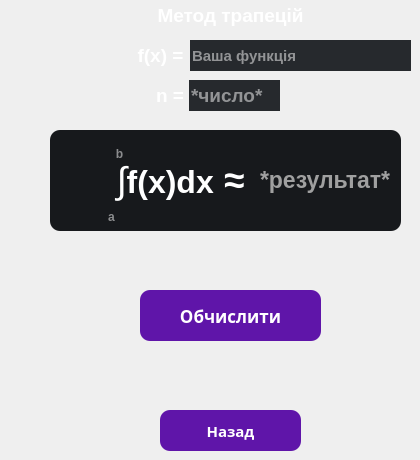
    <widget class="QWidget" name="page_3">
     <widget class="QLabel" name="label_meth3">
      <property name="geometry">
       <rect>
        <x>70</x>
        <y>0</y>
        <width>321</width>
        <height>31</height>
       </rect>
      </property>
      <property name="font">
       <font>
        <family>Segoe UI</family>
        <pointsize>14</pointsize>
        <weight>75</weight>
        <bold>true</bold>
       </font>
      </property>
      <property name="layoutDirection">
       <enum>Qt::LeftToRight</enum>
      </property>
      <property name="styleSheet">
       <string notr="true">color: rgb(255, 255, 255);</string>
      </property>
      <property name="frameShape">
       <enum>QFrame::NoFrame</enum>
      </property>
      <property name="text">
       <string>Метод трапецій</string>
      </property>
      <property name="alignment">
       <set>Qt::AlignCenter</set>
      </property>
     </widget>
     <widget class="QLineEdit" name="function_meth3">
      <property name="geometry">
       <rect>
        <x>190</x>
        <y>40</y>
        <width>221</width>
        <height>31</height>
       </rect>
      </property>
      <property name="font">
       <font>
        <family>Segoe UI</family>
        <pointsize>11</pointsize>
        <weight>75</weight>
        <bold>true</bold>
       </font>
      </property>
      <property name="styleSheet">
       <string notr="true">background-color: rgb(38, 41, 45);
color: rgb(255, 255, 255);
border: none;</string>
      </property>
      <property name="text">
       <string/>
      </property>
      <property name="alignment">
       <set>Qt::AlignLeading|Qt::AlignLeft|Qt::AlignVCenter</set>
      </property>
      <property name="placeholderText">
       <string notr="true">Ваша функція</string>
      </property>
     </widget>
     <widget class="QLabel" name="label_1_5">
      <property name="geometry">
       <rect>
        <x>130</x>
        <y>40</y>
        <width>61</width>
        <height>31</height>
       </rect>
      </property>
      <property name="font">
       <font>
        <family>Segoe UI</family>
        <pointsize>14</pointsize>
        <weight>75</weight>
        <bold>true</bold>
       </font>
      </property>
      <property name="layoutDirection">
       <enum>Qt::LeftToRight</enum>
      </property>
      <property name="styleSheet">
       <string notr="true">color: rgb(255, 255, 255);</string>
      </property>
      <property name="frameShape">
       <enum>QFrame::NoFrame</enum>
      </property>
      <property name="text">
       <string>f(x) =</string>
      </property>
      <property name="alignment">
       <set>Qt::AlignCenter</set>
      </property>
     </widget>
     <widget class="QPushButton" name="pushButtonBack3">
      <property name="geometry">
       <rect>
        <x>160</x>
        <y>410</y>
        <width>141</width>
        <height>41</height>
       </rect>
      </property>
      <property name="font">
       <font>
        <family>Bodoni MT Black</family>
        <pointsize>11</pointsize>
        <weight>75</weight>
        <bold>true</bold>
       </font>
      </property>
      <property name="cursor">
       <cursorShape>PointingHandCursor</cursorShape>
      </property>
      <property name="styleSheet">
       <string notr="true">QPushButton {
	background-color: #5F15A9;
	color: rgb(255, 255, 255);
	border-radius: 10px;
}

QPushButton:hover {
	background-color: rgb(81, 16, 145);
}

QPushButton:pressed {
	background-color: rgb(68, 14, 121);
}</string>
      </property>
      <property name="text">
       <string>Назад</string>
      </property>
     </widget>
     <widget class="QPushButton" name="pushButtonEval3">
      <property name="geometry">
       <rect>
        <x>140</x>
        <y>290</y>
        <width>181</width>
        <height>51</height>
       </rect>
      </property>
      <property name="font">
       <font>
        <family>Bodoni MT Black</family>
        <pointsize>13</pointsize>
        <weight>75</weight>
        <bold>true</bold>
       </font>
      </property>
      <property name="cursor">
       <cursorShape>PointingHandCursor</cursorShape>
      </property>
      <property name="styleSheet">
       <string notr="true">QPushButton {
	background-color: #5F15A9;
	color: rgb(255, 255, 255);
	border-radius: 10px;
}

QPushButton:hover {
	background-color: rgb(81, 16, 145);
}

QPushButton:pressed {
	background-color: rgb(68, 14, 121);
}</string>
      </property>
      <property name="text">
       <string>Обчислити</string>
      </property>
     </widget>
     <widget class="QLabel" name="label_result3">
      <property name="geometry">
       <rect>
        <x>260</x>
        <y>130</y>
        <width>141</width>
        <height>101</height>
       </rect>
      </property>
      <property name="font">
       <font>
        <family>Segoe UI</family>
        <pointsize>17</pointsize>
        <weight>75</weight>
        <bold>true</bold>
       </font>
      </property>
      <property name="styleSheet">
       <string notr="true">color: rgb(160, 160, 160);
background-color: rgb(23, 25, 28);
border-radius: 10px;</string>
      </property>
      <property name="text">
       <string>&lt;html&gt;&lt;head/&gt;&lt;body&gt;&lt;p&gt;*результат*&lt;/p&gt;&lt;/body&gt;&lt;/html&gt;</string>
      </property>
      <property name="alignment">
       <set>Qt::AlignLeading|Qt::AlignLeft|Qt::AlignVCenter</set>
      </property>
     </widget>
     <widget class="QLineEdit" name="a2_2">
      <property name="geometry">
       <rect>
        <x>96</x>
        <y>206</y>
        <width>31</width>
        <height>21</height>
       </rect>
      </property>
      <property name="font">
       <font>
        <family>Segoe UI</family>
        <pointsize>9</pointsize>
        <weight>75</weight>
        <bold>true</bold>
       </font>
      </property>
      <property name="styleSheet">
       <string notr="true">color: rgb(255, 255, 255);
border: none;
background-color: rgb(23, 25, 28);</string>
      </property>
      <property name="alignment">
       <set>Qt::AlignCenter</set>
      </property>
      <property name="placeholderText">
       <string>a</string>
      </property>
     </widget>
     <widget class="QLineEdit" name="b2_2">
      <property name="geometry">
       <rect>
        <x>104</x>
        <y>143</y>
        <width>31</width>
        <height>21</height>
       </rect>
      </property>
      <property name="font">
       <font>
        <family>Segoe UI</family>
        <pointsize>9</pointsize>
        <weight>75</weight>
        <bold>true</bold>
       </font>
      </property>
      <property name="styleSheet">
       <string notr="true">color: rgb(255, 255, 255);
border: none;
background-color: rgb(23, 25, 28);</string>
      </property>
      <property name="alignment">
       <set>Qt::AlignCenter</set>
      </property>
      <property name="placeholderText">
       <string>b</string>
      </property>
     </widget>
     <widget class="QLabel" name="label_1_6">
      <property name="geometry">
       <rect>
        <x>50</x>
        <y>130</y>
        <width>261</width>
        <height>101</height>
       </rect>
      </property>
      <property name="font">
       <font>
        <family>Segoe UI</family>
        <pointsize>26</pointsize>
        <weight>75</weight>
        <bold>true</bold>
       </font>
      </property>
      <property name="layoutDirection">
       <enum>Qt::LeftToRight</enum>
      </property>
      <property name="styleSheet">
       <string notr="true">color: rgb(255, 255, 255);
background-color: rgb(23, 25, 28);
border-radius: 10px;</string>
      </property>
      <property name="frameShape">
       <enum>QFrame::NoFrame</enum>
      </property>
      <property name="text">
       <string>&lt;html&gt;&lt;head/&gt;&lt;body&gt;&lt;p&gt;&lt;span style=&quot; font-size:28pt; font-weight:400;&quot;&gt;∫&lt;/span&gt;&lt;span style=&quot; font-size:24pt;&quot;&gt;f(x)dx&lt;/span&gt;&lt;span style=&quot; font-size:28pt;&quot;&gt; ≈&lt;/span&gt;&lt;/p&gt;&lt;/body&gt;&lt;/html&gt;</string>
      </property>
      <property name="alignment">
       <set>Qt::AlignCenter</set>
      </property>
     </widget>
     <widget class="QLineEdit" name="n3">
      <property name="geometry">
       <rect>
        <x>189</x>
        <y>80</y>
        <width>91</width>
        <height>31</height>
       </rect>
      </property>
      <property name="font">
       <font>
        <family>Segoe UI</family>
        <pointsize>14</pointsize>
        <weight>75</weight>
        <bold>true</bold>
       </font>
      </property>
      <property name="styleSheet">
       <string notr="true">background-color: rgb(38, 41, 45);
color: rgb(255, 255, 255);
border: none;</string>
      </property>
      <property name="text">
       <string/>
      </property>
      <property name="alignment">
       <set>Qt::AlignLeading|Qt::AlignLeft|Qt::AlignVCenter</set>
      </property>
      <property name="placeholderText">
       <string notr="true">*число*</string>
      </property>
     </widget>
     <widget class="QLabel" name="label_1_9">
      <property name="geometry">
       <rect>
        <x>156</x>
        <y>80</y>
        <width>31</width>
        <height>31</height>
       </rect>
      </property>
      <property name="font">
       <font>
        <family>Segoe UI</family>
        <pointsize>14</pointsize>
        <weight>75</weight>
        <bold>true</bold>
       </font>
      </property>
      <property name="layoutDirection">
       <enum>Qt::LeftToRight</enum>
      </property>
      <property name="styleSheet">
       <string notr="true">color: rgb(255, 255, 255);</string>
      </property>
      <property name="frameShape">
       <enum>QFrame::NoFrame</enum>
      </property>
      <property name="text">
       <string>n =</string>
      </property>
      <property name="alignment">
       <set>Qt::AlignLeading|Qt::AlignLeft|Qt::AlignVCenter</set>
      </property>
     </widget>
     <zorder>label_1_6</zorder>
     <zorder>label_meth3</zorder>
     <zorder>function_meth3</zorder>
     <zorder>label_1_5</zorder>
     <zorder>pushButtonBack3</zorder>
     <zorder>pushButtonEval3</zorder>
     <zorder>label_result3</zorder>
     <zorder>a2_2</zorder>
     <zorder>b2_2</zorder>
     <zorder>n3</zorder>
     <zorder>label_1_9</zorder>
    </widget>
